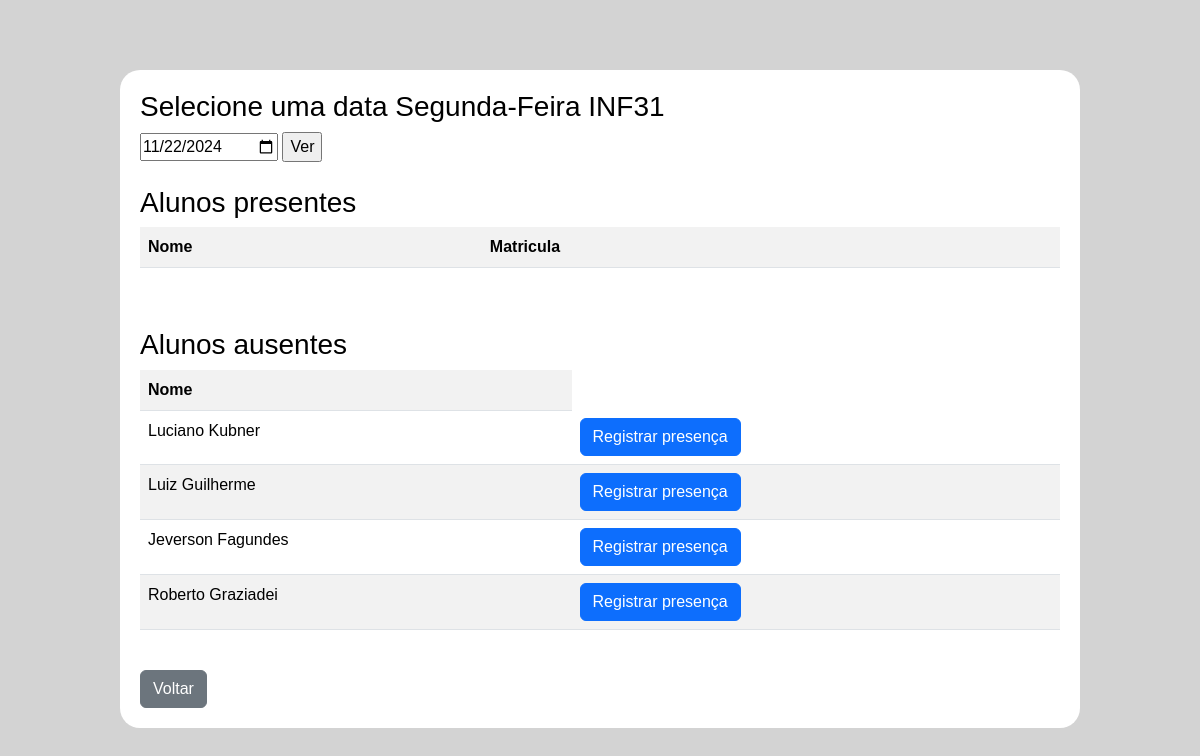
The page /crud/crud_presenca/listar.php?id_disciplinas=17&id_turma=310 (signed in) on the database its author committed.
### tables this page shows
CREATE TABLE IF NOT EXISTS `turma` (
  `id_turma` int NOT NULL AUTO_INCREMENT,
  `nome_turma` varchar(255) NOT NULL,
  PRIMARY KEY (`id_turma`)
);

CREATE TABLE IF NOT EXISTS `aluno` (
  `matricula` int NOT NULL AUTO_INCREMENT,
  `nome` varchar(255) NOT NULL,
  `turma` int NOT NULL,
  PRIMARY KEY (`matricula`)
);

### crud/crud_presenca/listar.php (the view, shortened to what this page needs)
<?php
include('../../conecta.php');
?>
<!DOCTYPE html>
<html lang="en">
<head>
    <link rel='stylesheet' href='../../css/bootstrap.min.css'>
    <link rel='stylesheet' href='../../css/layout.css'>
    <?php
    $data = new DateTime('now');
    $agora = $data->format('Y-m-d');
    $id_disciplinas = $_GET['id_disciplinas'];
    $id_turma = $_GET['id_turma'];
    if (empty($_GET['hr_batida'])) {
        $data = $agora;
    } else {
        $data = $_GET['hr_batida'];
    }
    $sql = "SELECT DISTINCT id_presenca, matricula, nome, presenca FROM aluno
LEFT JOIN presenca ON (presenca.fk_aluno_matricula = aluno.matricula) and (date (presenca.hr_batida) = '$data')
INNER JOIN turma ON turma.id_turma = aluno.turma
INNER JOIN horario ON horario.fk_turma_id_turma = turma.id_turma
WHERE horario.fk_disciplina_id_disciplina = $id_disciplinas AND horario.fk_turma_id_turma = $id_turma
";
    $result = mysqli_query($conexao, $sql);
    $sql2 = "SELECT DISTINCT id_presenca, matricula, nome, presenca, nome_turma, dia FROM aluno
    LEFT JOIN presenca ON (presenca.fk_aluno_matricula = aluno.matricula) and (date (presenca.hr_batida) = '$data')
    INNER JOIN turma ON turma.id_turma = aluno.turma
    INNER JOIN horario ON horario.fk_turma_id_turma = turma.id_turma
    WHERE horario.fk_disciplina_id_disciplina = $id_disciplinas AND horario.fk_turma_id_turma = $id_turma
    ";
    $result2 = mysqli_query($conexao, $sql2);
    foreach ($result2 as $f) {
        $turminha = $f['nome_turma'];
        $dia = $f['dia'];
    }
    $d = [];
    while ($dados = mysqli_fetch_assoc($result)) {
        $d[] = $dados;
    }
    ?>
    <div class='container'>
    <h3>Selecione uma data
        <?php echo $dia . '   '; echo $turminha;
        ?>
    </h3>
    <form action='listar.php' method='GET'>
        <input type='date' name='hr_batida' value='<?php echo $data; ?>' required>
        <?php echo "<input type='submit' value='Ver'>"; ?>
    </form>
        <br><h3>Alunos presentes</h3>
        <table class="table table-white table-striped">
            <tr>
                <th scope="col">Nome</th>
                <th scope="col">Matricula</th>
                <th colspan=3> </th>
            </tr>
        </table>
        <br>
        <h3 style='margin-top:20px;'>Alunos ausentes</h3>
        <table class="table table-white table-striped">
            <tr>
                <th scope="col">Nome</th>
            </tr>
            <?php
            foreach ($d as $dados) {
                if (empty($dados['id_presenca'])) {
                    echo '<tr>';
                    echo '<td>' . $dados['nome'] . '</td>'; ?>
                    <th><a class="btn btn-primary" href="formedit.php?matricula=<?php echo $dados['matricula'] ?>&id_turma=<?php echo $id_turma ?>&id_disciplinas=<?php echo $id_disciplinas ?>&hr_batida=<?php echo $data ?>
                    ">Registrar presença</a></th>
            <?php echo '</td>';
                    echo '</tr>';
                }
            }
            echo '</table>';
            ?>
        </table><br>
        <a href="../../QRcode/index.php" class="btn btn-secondary">Voltar</a>

### css/layout.css (style rules this page uses)
.container { width: 80%; margin: 0 auto; padding: 20px; background-color: white; border-radius: 20px; margin-top: 70px; }

### rows shown on the page
turma: nome_turma "INF31"
aluno: nome "Luciano Kubner"
aluno: nome "Luiz Guilherme"
aluno: nome "Jeverson Fagundes"
aluno: nome "Roberto Graziadei"

### other values the page prints
$dia "Segunda-Feira"
